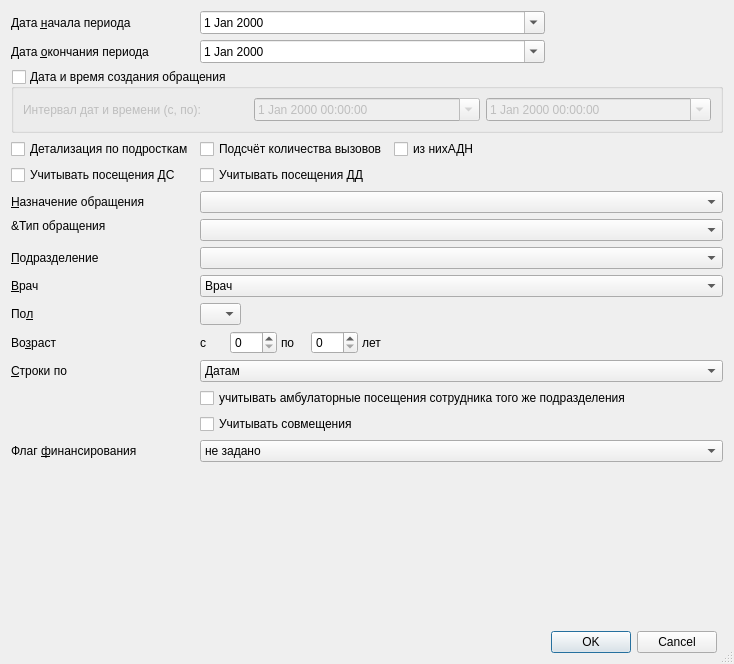
<?xml version="1.0" encoding="UTF-8"?>
<ui version="4.0">
 <class>ReportF39SetupDialog</class>
 <widget class="QDialog" name="ReportF39SetupDialog">
  <property name="windowModality">
   <enum>Qt::ApplicationModal</enum>
  </property>
  <property name="geometry">
   <rect>
    <x>0</x>
    <y>0</y>
    <width>734</width>
    <height>664</height>
   </rect>
  </property>
  <property name="windowTitle">
   <string>параметры отчёта</string>
  </property>
  <property name="sizeGripEnabled">
   <bool>true</bool>
  </property>
  <layout class="QGridLayout" name="gridLayout">
   <item row="15" column="1">
    <widget class="QCheckBox" name="chkCombine">
     <property name="text">
      <string>Учитывать совмещения</string>
     </property>
    </widget>
   </item>
   <item row="6" column="0">
    <widget class="QLabel" name="lblEventPurpose">
     <property name="enabled">
      <bool>true</bool>
     </property>
     <property name="text">
      <string>&amp;Назначение обращения</string>
     </property>
     <property name="buddy">
      <cstring>cmbEventPurpose</cstring>
     </property>
    </widget>
   </item>
   <item row="16" column="1" colspan="4">
    <widget class="QComboBox" name="cmbVisitPayStatus">
     <item>
      <property name="text">
       <string>не задано</string>
      </property>
     </item>
     <item>
      <property name="text">
       <string>не выставлено</string>
      </property>
     </item>
     <item>
      <property name="text">
       <string>выставлено</string>
      </property>
     </item>
     <item>
      <property name="text">
       <string>отказано</string>
      </property>
     </item>
     <item>
      <property name="text">
       <string>оплачено</string>
      </property>
     </item>
    </widget>
   </item>
   <item row="10" column="1" colspan="4">
    <widget class="CPersonComboBoxEx" name="cmbPerson">
     <item>
      <property name="text">
       <string>Врач</string>
      </property>
     </item>
    </widget>
   </item>
   <item row="11" column="0">
    <widget class="QLabel" name="lblSex">
     <property name="text">
      <string>По&amp;л</string>
     </property>
     <property name="buddy">
      <cstring>cmbSex</cstring>
     </property>
    </widget>
   </item>
   <item row="3" column="2" colspan="2">
    <widget class="QCheckBox" name="chkADN">
     <property name="enabled">
      <bool>true</bool>
     </property>
     <property name="text">
      <string>из нихАДН</string>
     </property>
    </widget>
   </item>
   <item row="13" column="1" colspan="4">
    <widget class="QComboBox" name="cmbRowGrouping">
     <item>
      <property name="text">
       <string>Датам</string>
      </property>
     </item>
     <item>
      <property name="text">
       <string>Врачам</string>
      </property>
     </item>
     <item>
      <property name="text">
       <string>Подразделениям</string>
      </property>
     </item>
     <item>
      <property name="text">
       <string>Специальности</string>
      </property>
     </item>
     <item>
      <property name="text">
       <string>Должности</string>
      </property>
     </item>
    </widget>
   </item>
   <item row="1" column="1" colspan="2">
    <widget class="CDateEdit" name="edtEndDate">
     <property name="calendarPopup">
      <bool>true</bool>
     </property>
    </widget>
   </item>
   <item row="4" column="0">
    <widget class="QCheckBox" name="chkVisitHospital">
     <property name="text">
      <string>Учитывать посещения ДС</string>
     </property>
    </widget>
   </item>
   <item row="3" column="0">
    <widget class="QCheckBox" name="chkDetailChildren">
     <property name="enabled">
      <bool>true</bool>
     </property>
     <property name="text">
      <string>Детализация по подросткам</string>
     </property>
    </widget>
   </item>
   <item row="18" column="3">
    <widget class="QDialogButtonBox" name="buttonBox">
     <property name="orientation">
      <enum>Qt::Horizontal</enum>
     </property>
     <property name="standardButtons">
      <set>QDialogButtonBox::Cancel|QDialogButtonBox::Ok</set>
     </property>
    </widget>
   </item>
   <item row="1" column="3" colspan="2">
    <spacer>
     <property name="orientation">
      <enum>Qt::Horizontal</enum>
     </property>
     <property name="sizeHint" stdset="0">
      <size>
       <width>91</width>
       <height>20</height>
      </size>
     </property>
    </spacer>
   </item>
   <item row="10" column="0">
    <widget class="QLabel" name="lblPerson">
     <property name="text">
      <string>&amp;Врач</string>
     </property>
     <property name="buddy">
      <cstring>cmbPerson</cstring>
     </property>
    </widget>
   </item>
   <item row="1" column="0">
    <widget class="QLabel" name="lblEndDate">
     <property name="text">
      <string>Дата &amp;окончания периода</string>
     </property>
     <property name="buddy">
      <cstring>edtEndDate</cstring>
     </property>
    </widget>
   </item>
   <item row="0" column="3" colspan="2">
    <spacer>
     <property name="orientation">
      <enum>Qt::Horizontal</enum>
     </property>
     <property name="sizeHint" stdset="0">
      <size>
       <width>91</width>
       <height>20</height>
      </size>
     </property>
    </spacer>
   </item>
   <item row="2" column="0" colspan="5">
    <widget class="QGroupBox" name="gbEventDatetimeParams">
     <property name="minimumSize">
      <size>
       <width>0</width>
       <height>41</height>
      </size>
     </property>
     <property name="title">
      <string>Дата и время создания обращения</string>
     </property>
     <property name="checkable">
      <bool>true</bool>
     </property>
     <property name="checked">
      <bool>false</bool>
     </property>
     <layout class="QHBoxLayout" name="horizontalLayout">
      <item>
       <widget class="QLabel" name="lblEventDatetime">
        <property name="text">
         <string>Интервал дат и времени (с, по):</string>
        </property>
       </widget>
      </item>
      <item>
       <widget class="QDateTimeEdit" name="edtEventBegDatetime">
        <property name="sizePolicy">
         <sizepolicy hsizetype="Minimum" vsizetype="Fixed">
          <horstretch>0</horstretch>
          <verstretch>0</verstretch>
         </sizepolicy>
        </property>
        <property name="calendarPopup">
         <bool>true</bool>
        </property>
       </widget>
      </item>
      <item>
       <widget class="QDateTimeEdit" name="edtEventEndDatetime">
        <property name="calendarPopup">
         <bool>true</bool>
        </property>
       </widget>
      </item>
     </layout>
    </widget>
   </item>
   <item row="12" column="2">
    <spacer>
     <property name="orientation">
      <enum>Qt::Horizontal</enum>
     </property>
     <property name="sizeHint" stdset="0">
      <size>
       <width>21</width>
       <height>20</height>
      </size>
     </property>
    </spacer>
   </item>
   <item row="12" column="1">
    <widget class="QFrame" name="frmAge">
     <property name="frameShape">
      <enum>QFrame::NoFrame</enum>
     </property>
     <property name="frameShadow">
      <enum>QFrame::Raised</enum>
     </property>
     <layout class="QHBoxLayout" name="_2">
      <property name="spacing">
       <number>4</number>
      </property>
      <property name="margin">
       <number>0</number>
      </property>
      <item>
       <widget class="QLabel" name="lblAgFrom">
        <property name="text">
         <string>с</string>
        </property>
        <property name="buddy">
         <cstring>edtAgeFrom</cstring>
        </property>
       </widget>
      </item>
      <item>
       <widget class="QSpinBox" name="edtAgeFrom">
        <property name="sizePolicy">
         <sizepolicy hsizetype="Preferred" vsizetype="Fixed">
          <horstretch>0</horstretch>
          <verstretch>0</verstretch>
         </sizepolicy>
        </property>
        <property name="maximum">
         <number>150</number>
        </property>
       </widget>
      </item>
      <item>
       <widget class="QLabel" name="lblAgeTo">
        <property name="text">
         <string>по</string>
        </property>
        <property name="buddy">
         <cstring>edtAgeTo</cstring>
        </property>
       </widget>
      </item>
      <item>
       <widget class="QSpinBox" name="edtAgeTo">
        <property name="sizePolicy">
         <sizepolicy hsizetype="Preferred" vsizetype="Fixed">
          <horstretch>0</horstretch>
          <verstretch>0</verstretch>
         </sizepolicy>
        </property>
        <property name="maximum">
         <number>150</number>
        </property>
       </widget>
      </item>
      <item>
       <widget class="QLabel" name="lblAgeYears">
        <property name="text">
         <string>лет</string>
        </property>
        <property name="buddy">
         <cstring>edtAgeTo</cstring>
        </property>
       </widget>
      </item>
     </layout>
    </widget>
   </item>
   <item row="0" column="0">
    <widget class="QLabel" name="lblBegDate">
     <property name="text">
      <string>Дата &amp;начала периода</string>
     </property>
     <property name="buddy">
      <cstring>edtBegDate</cstring>
     </property>
    </widget>
   </item>
   <item row="12" column="0">
    <widget class="QLabel" name="lblAge">
     <property name="text">
      <string>Во&amp;зраст</string>
     </property>
     <property name="buddy">
      <cstring>edtAgeFrom</cstring>
     </property>
    </widget>
   </item>
   <item row="9" column="0">
    <widget class="QLabel" name="lblOrgStructure">
     <property name="text">
      <string>&amp;Подразделение</string>
     </property>
     <property name="buddy">
      <cstring>cmbOrgStructure</cstring>
     </property>
    </widget>
   </item>
   <item row="13" column="0">
    <widget class="QLabel" name="lblRowGrouping">
     <property name="text">
      <string>&amp;Строки по</string>
     </property>
     <property name="buddy">
      <cstring>cmbRowGrouping</cstring>
     </property>
    </widget>
   </item>
   <item row="16" column="0">
    <widget class="QLabel" name="lblVisitPayStatus">
     <property name="sizePolicy">
      <sizepolicy hsizetype="Preferred" vsizetype="Preferred">
       <horstretch>0</horstretch>
       <verstretch>0</verstretch>
      </sizepolicy>
     </property>
     <property name="text">
      <string>Флаг &amp;финансирования</string>
     </property>
     <property name="buddy">
      <cstring>cmbVisitPayStatus</cstring>
     </property>
    </widget>
   </item>
   <item row="14" column="1" colspan="3">
    <widget class="QCheckBox" name="chkAmbVisits">
     <property name="text">
      <string>учитывать амбулаторные посещения сотрудника того же подразделения</string>
     </property>
    </widget>
   </item>
   <item row="0" column="1" colspan="2">
    <widget class="CDateEdit" name="edtBegDate">
     <property name="calendarPopup">
      <bool>true</bool>
     </property>
    </widget>
   </item>
   <item row="3" column="1">
    <widget class="QCheckBox" name="chkCountCall">
     <property name="enabled">
      <bool>true</bool>
     </property>
     <property name="text">
      <string>Подсчёт количества вызовов</string>
     </property>
    </widget>
   </item>
   <item row="9" column="1" colspan="4">
    <widget class="COrgStructureComboBox" name="cmbOrgStructure"/>
   </item>
   <item row="11" column="1">
    <widget class="QComboBox" name="cmbSex">
     <property name="sizePolicy">
      <sizepolicy hsizetype="Maximum" vsizetype="Fixed">
       <horstretch>0</horstretch>
       <verstretch>0</verstretch>
      </sizepolicy>
     </property>
     <item>
      <property name="text">
       <string/>
      </property>
     </item>
     <item>
      <property name="text">
       <string>М</string>
      </property>
     </item>
     <item>
      <property name="text">
       <string>Ж</string>
      </property>
     </item>
    </widget>
   </item>
   <item row="7" column="0">
    <widget class="QLabel" name="lblEventType">
     <property name="text">
      <string>&amp;Тип обращения</string>
     </property>
     <property name="alignment">
      <set>Qt::AlignLeading|Qt::AlignLeft|Qt::AlignTop</set>
     </property>
    </widget>
   </item>
   <item row="6" column="1" colspan="4">
    <widget class="CRBMultiComboBox" name="cmbEventPurpose">
     <property name="enabled">
      <bool>true</bool>
     </property>
    </widget>
   </item>
   <item row="17" column="1">
    <spacer name="verticalSpacer">
     <property name="orientation">
      <enum>Qt::Vertical</enum>
     </property>
     <property name="sizeHint" stdset="0">
      <size>
       <width>20</width>
       <height>40</height>
      </size>
     </property>
    </spacer>
   </item>
   <item row="4" column="1">
    <widget class="QCheckBox" name="chkVisitDisp">
     <property name="text">
      <string>Учитывать посещения ДД</string>
     </property>
    </widget>
   </item>
   <item row="7" column="1" colspan="4">
    <widget class="CRBComboBox" name="cmbEventType">
     <property name="enabled">
      <bool>true</bool>
     </property>
    </widget>
   </item>
  </layout>
 </widget>
 <customwidgets>
  <customwidget>
   <class>CRBComboBox</class>
   <extends>QComboBox</extends>
   <header>library/crbcombobox.h</header>
  </customwidget>
  <customwidget>
   <class>CDateEdit</class>
   <extends>QDateEdit</extends>
   <header>library/DateEdit.h</header>
  </customwidget>
  <customwidget>
   <class>CPersonComboBoxEx</class>
   <extends>QComboBox</extends>
   <header>Orgs/PersonComboBoxEx.h</header>
  </customwidget>
  <customwidget>
   <class>COrgStructureComboBox</class>
   <extends>QComboBox</extends>
   <header>Orgs/OrgStructComboBoxes.h</header>
  </customwidget>
  <customwidget>
   <class>CRBMultiComboBox</class>
   <extends>QComboBox</extends>
   <header>library/crbcombobox.h</header>
  </customwidget>
 </customwidgets>
 <tabstops>
  <tabstop>edtBegDate</tabstop>
  <tabstop>edtEndDate</tabstop>
  <tabstop>cmbEventPurpose</tabstop>
  <tabstop>cmbOrgStructure</tabstop>
  <tabstop>cmbSex</tabstop>
  <tabstop>edtAgeFrom</tabstop>
  <tabstop>edtAgeTo</tabstop>
  <tabstop>cmbRowGrouping</tabstop>
  <tabstop>cmbVisitPayStatus</tabstop>
  <tabstop>buttonBox</tabstop>
 </tabstops>
 <resources/>
 <connections>
  <connection>
   <sender>buttonBox</sender>
   <signal>accepted()</signal>
   <receiver>ReportF39SetupDialog</receiver>
   <slot>accept()</slot>
   <hints>
    <hint type="sourcelabel">
     <x>116</x>
     <y>596</y>
    </hint>
    <hint type="destinationlabel">
     <x>102</x>
     <y>90</y>
    </hint>
   </hints>
  </connection>
  <connection>
   <sender>buttonBox</sender>
   <signal>rejected()</signal>
   <receiver>ReportF39SetupDialog</receiver>
   <slot>reject()</slot>
   <hints>
    <hint type="sourcelabel">
     <x>229</x>
     <y>596</y>
    </hint>
    <hint type="destinationlabel">
     <x>236</x>
     <y>76</y>
    </hint>
   </hints>
  </connection>
 </connections>
</ui>
